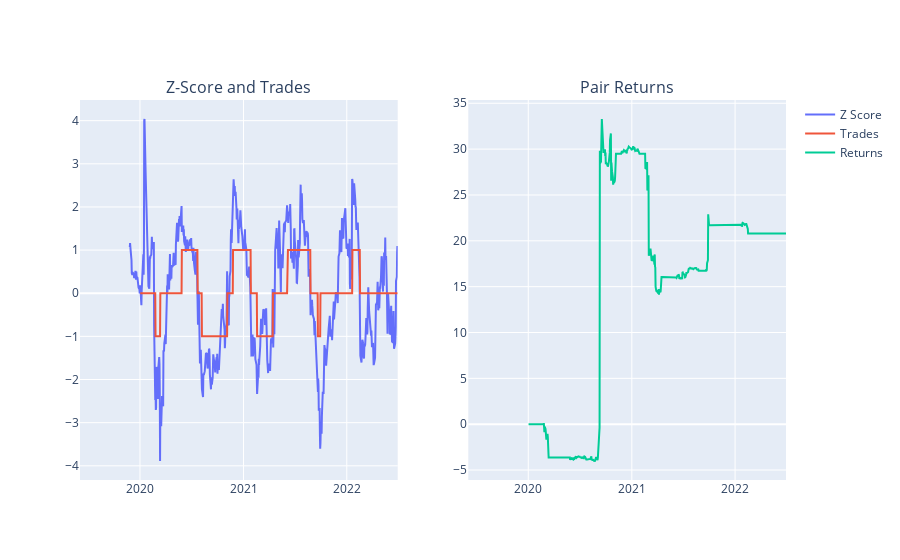

The notebook cell this image was saved under:
### Code cell
data['pair returns'] = ((((X2-data["Hedge Ratio"]*X1).pct_change()))*data['all trades']).cumsum()

fig = make_subplots(rows=1, cols=2, subplot_titles=("Z-Score and Trades", "Pair Returns"))
fig.add_trace(go.Scatter(x=data.index, y=data['Z_Score'], name='Z Score'), row=1,col=1)
fig.add_trace(go.Scatter(x=data.index, y=data["all trades"], name='Trades'), row=1,col=1)
fig.add_trace(go.Scatter(x=data.index, y=data['pair returns'], name='Returns'), row=1,col=2)

fig.update_layout(hovermode='x')
fig.show()

### Figure 1 — Plotly figure (JSON) as saved in the notebook; plotly's stock layout.template omitted (floating-point values rounded to 4 significant figures; data arrays with more than 128 entries replaced by an {"elided": "..."} marker saying what was removed)
{"data": [{"name": "Z Score", "type": "scatter", "x": {"elided": "777 str values"}, "xaxis": "x", "y": {"elided": "777 float values"}, "yaxis": "y"}, {"name": "Trades", "type": "scatter", "x": {"elided": "777 str values"}, "xaxis": "x", "y": {"elided": "777 int values"}, "yaxis": "y"}, {"name": "Returns", "type": "scatter", "x": {"elided": "777 str values"}, "xaxis": "x2", "y": {"elided": "777 float values"}, "yaxis": "y2"}], "layout": {"annotations": [{"font": {"size": 16}, "showarrow": false, "text": "Z-Score and Trades", "x": 0.225, "xanchor": "center", "xref": "paper", "y": 1, "yanchor": "bottom", "yref": "paper"}, {"font": {"size": 16}, "showarrow": false, "text": "Pair Returns", "x": 0.775, "xanchor": "center", "xref": "paper", "y": 1, "yanchor": "bottom", "yref": "paper"}], "autosize": true, "dragmode": "zoom", "hovermode": "x", "xaxis": {"anchor": "y", "autorange": true, "domain": [0, 0.45], "range": ["2019-06-03", "2022-06-30"], "type": "date"}, "xaxis2": {"anchor": "y2", "autorange": true, "domain": [0.55, 1], "range": ["2019-06-03", "2022-06-30"], "type": "date"}, "yaxis": {"anchor": "x", "autorange": true, "domain": [0, 1], "range": [-4.329, 4.479], "type": "linear"}, "yaxis2": {"anchor": "x2", "autorange": true, "domain": [0, 1], "range": [-6.086, 35.36], "type": "linear"}}}
